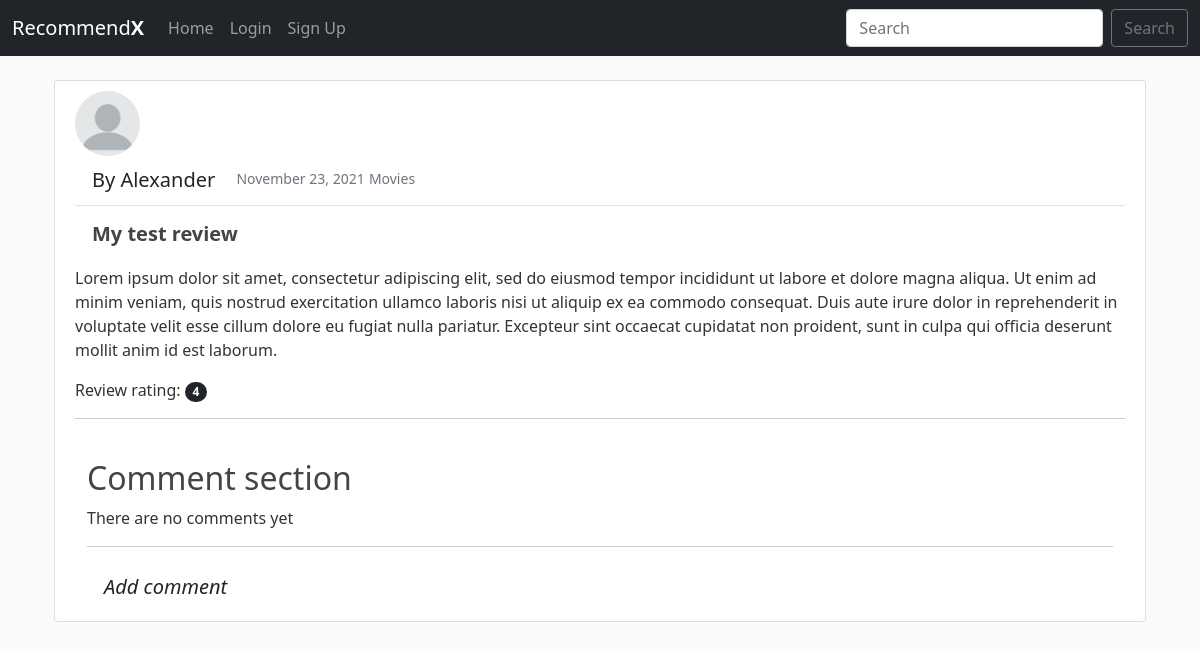
The app's page /review/1/, older data.
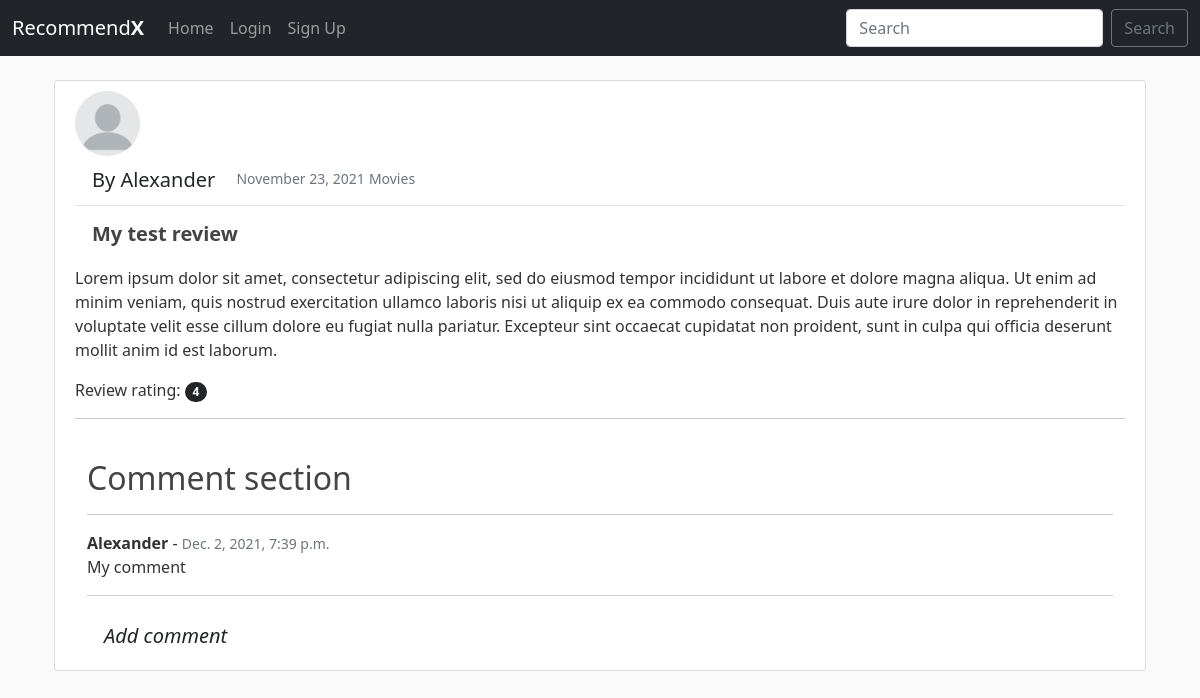
The same page, newer data.
### main/models.py (models this page shows, shortened)
class Comment(models.Model):
    review = models.ForeignKey(Review, related_name='comments', on_delete = models.CASCADE)
    name = models.ForeignKey(User, on_delete = models.CASCADE)
    content = models.TextField()
    date_added = models.DateTimeField(auto_now_add=True)
    class Meta:
        ordering = ['date_added']

### main/views.py (the view)
# urls.py: path('review/<int:pk>/', ReviewDetailView.as_view(), name = 'review-detail'),
class ReviewDetailView(DetailView):
    model = Review
    template_name = 'main/review_detail.html'
    def get_context_data(self, *args, **kwargs):
        context = super(ReviewDetailView, self).get_context_data()
        review = get_object_or_404(Review, id=self.kwargs['pk'])
        total_likes = review.total_likes()
        context['total_likes'] = total_likes
        return context

### main/models.py (called while the page is built)
    def total_likes(self):
        return self.likes.count()

### main/templates/main/review_detail.html (shortened to what this page needs)
{% extends 'main/base.html' %}
{% block content %}
<br>
<div class="container">
    <article class="media content-section">
        <img class="rounded-circle article-img" src="{{ object.publisher.profile.image.url }}" onerror="if (this.src != 'default.png') this.src = '../media/default.png'">
        <div class="media-body">
        <div class="article-metadata">
            <a class="mr-2 btn btn-lg" href="{% url 'user-reviews' object.publisher.username %}">By {{review.publisher}}</a>
            <small class="text-muted">{{review.date|date:"F d, Y"}}</small>
            <small class="text-muted">{{review.category}}</small>
        </div>
        <h1 class="btn btn-lg article-title"><strong>{{object.title}}</strong></h1>
        <p class="article-content">{{review.content}}</p>
        <p class="article-content">Review rating: <span class="badge rounded-pill bg-dark">{{review.rating}}</span></p>
        </div>
        <hr>
        <br>
        <div class="container">
            <h2 class="article-title">Comment section</h2>
            {% if not review.comments.all %}
                <p>There are no comments yet</p>
            {% else %}
            {% for comment in review.comments.all %}
                <hr>
                <strong>{{ comment.name }}</strong> - <small class="text-muted">{{ comment.date_added }}</small>
                <br>
                {{ comment.content }}
            {% endfor %}
            {% endif %}
            <hr>
            <a class="btn btn-lg" href="{% url 'add-comment' review.pk %}"><em>Add comment</em></a>
        </div>
    </article>
</div>
<br>
{% endblock %}

Row changes from the older to the newer data that the page shows:
added Comment: name "Alexander", date_added "Dec. 2, 2021, 7:39 p.m.", content "My comment"
Text that changed along with them:
text no longer shown: "There are no comments yet"
